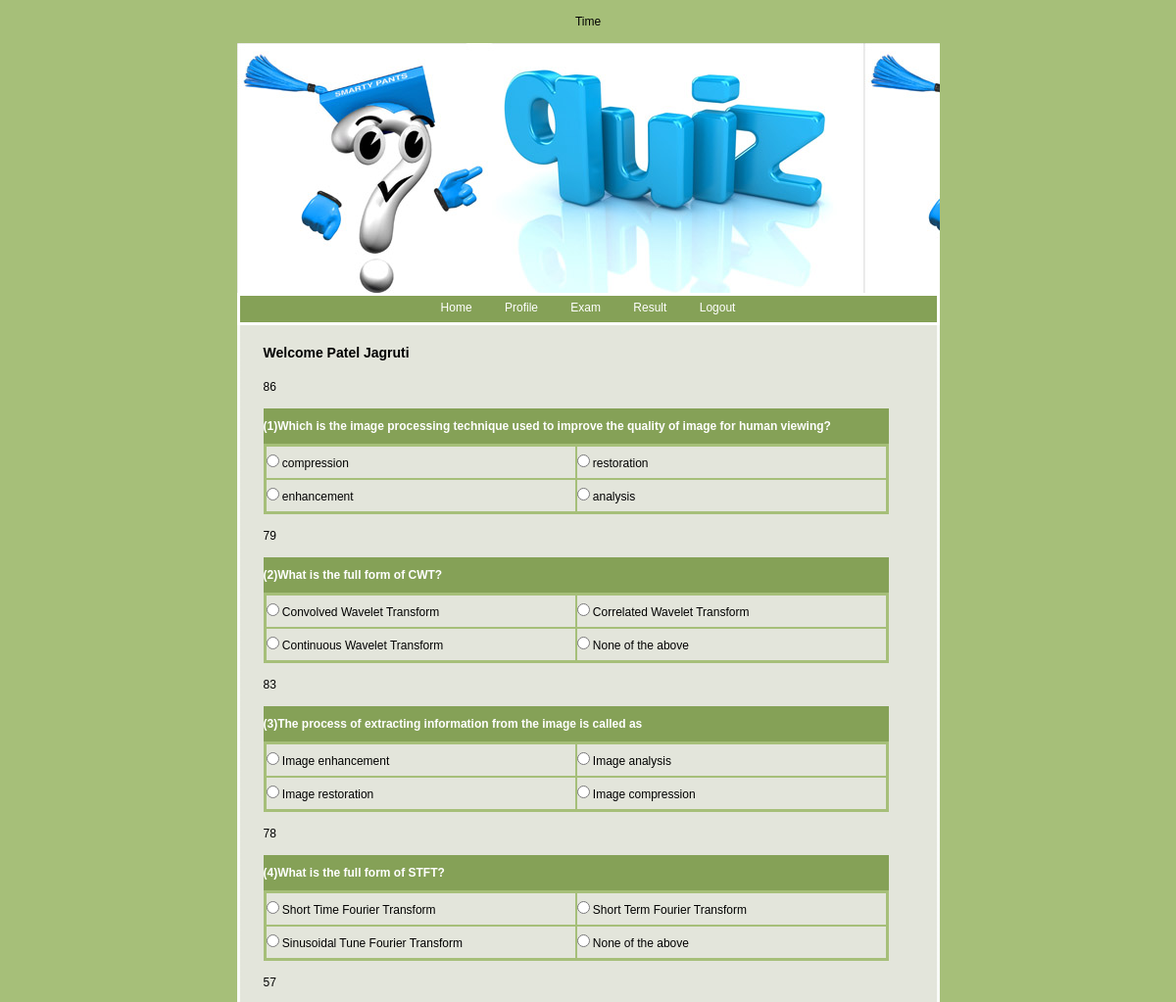
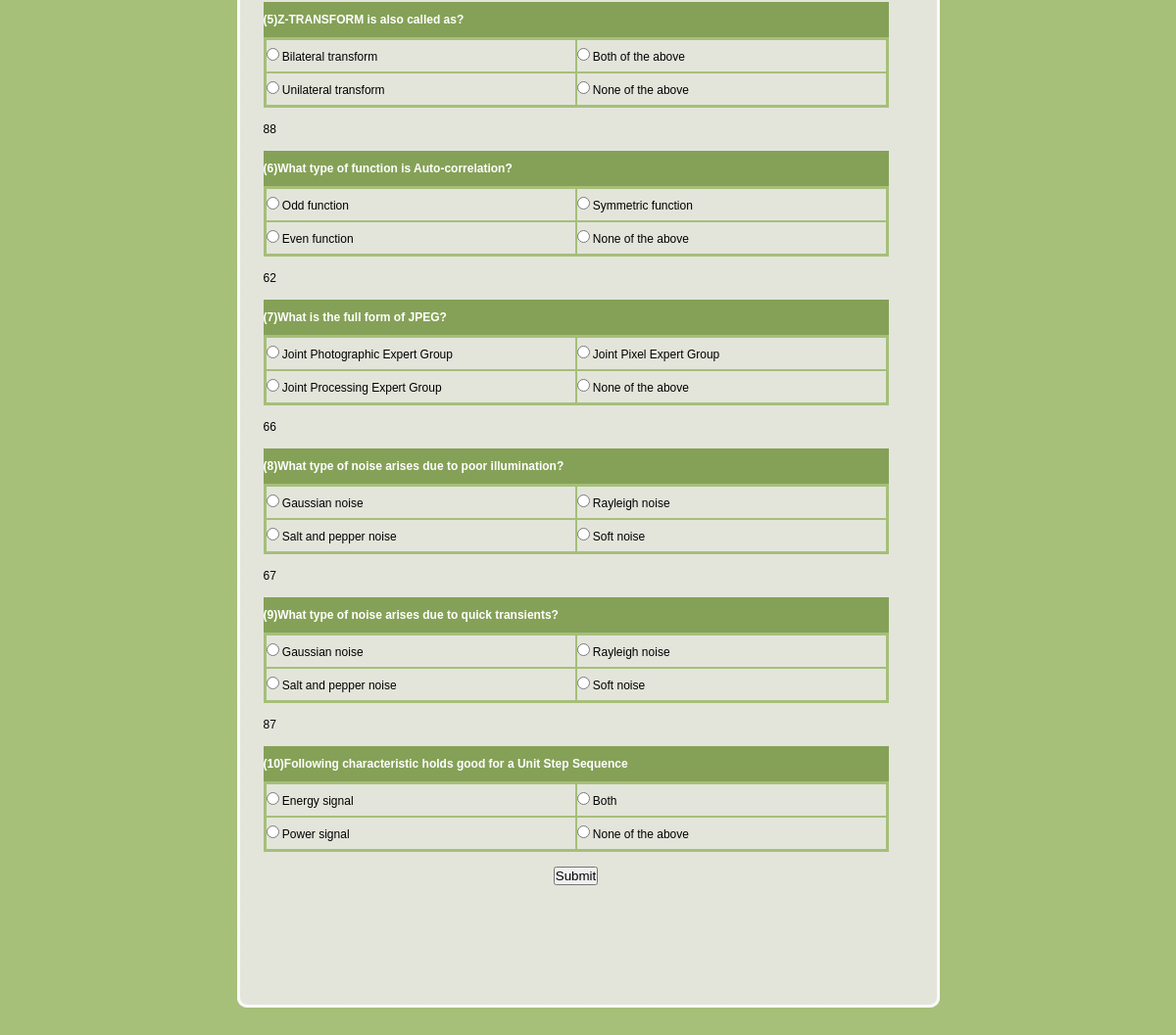
Screenshot of /Student/Exam.php?Id=1 (signed in) with the database file from the repository (2 pictures, top to bottom).
### tables this page shows
CREATE TABLE IF NOT EXISTS `question_master` (
  `Question_Id` int(11) NOT NULL AUTO_INCREMENT,
  `Quiz_Id` int(11) NOT NULL,
  `Semester` varchar(10) NOT NULL,
  `Subject_Id` int(11) NOT NULL,
  `Question` varchar(200) NOT NULL,
  `Option1` varchar(100) NOT NULL,
  `Option2` varchar(100) NOT NULL,
  `Option3` varchar(100) NOT NULL,
  `Option4` varchar(100) NOT NULL,
  `Answer` varchar(100) NOT NULL,
  PRIMARY KEY (`Question_Id`)
);

### Student/Exam.php (the view, shortened to what this page needs)
<!DOCTYPE html PUBLIC "-//W3C//DTD XHTML 1.0 Transitional//EN" "http://www.w3.org/TR/xhtml1/DTD/xhtml1-transitional.dtd">
<html xmlns="http://www.w3.org/1999/xhtml">
<head>
<link href="style.css" rel="stylesheet" type="text/css" />
</head>
<body onload=disco()>
<div id="times">
<p id="demo" align="center">Time</p>
</div>
<div id="container">
	<?php
		include "Header.php";
		?>
	<div id="content">
		<div id="left">
			<h1>Welcome <?php echo $_SESSION['Name'];?></h1>
	                <p>
            <?php
$SID=$_GET['Id'];
$con1 = mysql_connect("localhost","root");
$sql1 = "SELECT * from quiz_schedule where Schedule_Id='".$SID."'";
$result1 = mysql_query($sql1,$con1);
while($row1 = mysql_fetch_array($result1))
{
$Semester=$row1['Semester'];
$Subject_Id=$row1['Subject_Id'];
}
$con = mysql_connect("localhost","root");
$u2serSQL = "SELECT * FROM student_registration WHERE Student_Id = ".$_SESSION['ID'];
$row= mysql_fetch_array(mysql_query($u2serSQL,$con)); $row;
$row = floatval($row[9]);
$sql2="SELECT Quiz_level from quiz_category where Quiz_level='".($row<9.0?1:($row<18.0?2:3))."'";
$res2=mysql_fetch_array(mysql_query($sql2,$con));$res2=$res2[0];
$sql = "SELECT * from question_master where Quiz_Id='".$res2."' and Semester='".$Semester."' and Subject_Id='".$Subject_Id."' ORDER BY RAND() LIMIT 0,10";
$result = mysql_query($sql,$con);
$i=1;
while($row = mysql_fetch_array($result))
{
echo $_SESSION['qid'.$i];
$Question=$row['Question'];
$OptionA=$row['Option1'];
$OptionB=$row['Option2'];
$OptionC=$row['Option3'];
$OptionD=$row['Option4'];
?>
</p>
<form id="form2" name="form2" method="post" action="Display.php?Id=<?php echo $SID;?>">
                       <table width="100%" border="0" cellpadding="0" cellspacing="0">
                    <tr>
                      <td height="36" colspan="2" bgcolor="#85A157"><span class="style1">(<?php echo $i;?>)<?php echo $Question;?></span></td>
          </tr>
                    <tr>
                      <td  colspan="2"><table width="100%" height="64" border="2" cellpadding="0" cellspacing="0" bordercolor="#A6BF79">
                        <tr>
                          <td height="32" width="50%"><input type="radio" name="RadioGroup<?php echo $i;?>" value="<?php echo $OptionA;?>" id="OptionA" />
                          <?php echo $OptionA;?></td>
                          <td width="50%"><input type="radio" name="RadioGroup<?php echo $i;?>" value="<?php echo $OptionC;?>" id="OptionC" />
                              <?php echo $OptionC;?></td>
                        </tr>
                        <tr>
                          <td height="32" width="50%"><input type="radio" name="RadioGroup<?php echo $i;?>" value="<?php echo $OptionB;?>" id="OptionB" />
                              <?php echo $OptionB;?></td>
                          <td width="50%"><input type="radio" name="RadioGroup<?php echo $i;?>" value="<?php echo $OptionD;?>" id="OptionD" />
                              <?php echo $OptionD;?></td>
                        </tr>
                      </table></td>
          </tr>
                  </table>
                           <p>
                             <?php
$i=$i+1;
}
?>
                           </p>
<div align="center">
  <?php
$records = mysql_num_rows($result);
if($records!=0)
{
?>
  <input type="submit" name="button" id="button" value="Submit" />
  <?php
}
?>
                           </div>
          </form>
          <p>&nbsp;</p>
          <h1>&nbsp;</h1>
	  </div>
		<div id="footerline"></div>
	</div>
	<div id="footer"></div>
</div>
</body>
</html>

### Student/Header.php
<div id="header">
		<ul>
			<li><a href="index.php">Home</a></li>
			<li><a href="Profile.php">Profile</a></li>
			<li><a href="StartExam.php">Exam</a></li>
			<li><a href="Result.php">Result</a></li>
			<li><a href="Logout.php">Logout</a></li>
		</ul>
	</div>

### Student/style.css (style rules this page uses)
body { background-color:#a6bf79; color:#000000; font-family: Verdana, Arial, Helvetica, sans-serif; font-size: 12px; margin: 10px 10px; padding: 0px; }
* { margin: 0px; padding: 0px; }
#container { margin: 0px auto; text-align: left; width: 717px; }
a { font-size:12px; }
p { margin: 15px 0px; }
#header { margin: 0px 0px 0px 0px; background-image:url(images/header.jpg); width:717px; height:288px; position:relative; }
#header ul { background-color:#85a157; width:711px; border: 3px solid #FFFFFF; display:block; top:255px; position:absolute; margin: 0px 0px 0px 0px; height:22px; padding:5px 0px 0px 0px; text-align:center; }
#header li { display:inline; }
#header ul a { text-decoration:none; color:#FFFFFF; margin: 0px 15px; }
#content { background-image:url(images/content_bg.gif); width:717px; }
h1 { color:#000000; font-size:14px; margin: 20px 0px 20px 0px; }
#left { float:left; width:638px; margin-left:27px; padding: 0px 10px 30px 0px; display:inline; }
#footerline { clear:both; background-image:url(images/footer_bg.gif); font-size:1px; height:10px; }
#footer { width:717px; text-align:center; padding: 20px 0px; }

### rows the page displays
question_master: Question "Which is the image processing technique used to improve the quality of image for human viewing?", Option1 "compression", Option3 "restoration", Option2 "enhancement", Option4 "analysis"
question_master: qid "79", Question "What is the full form of CWT?", Option1 "Convolved Wavelet Transform", Option3 "Correlated Wavelet Transform", Option2 "Continuous Wavelet Transform", Option4 "None of the above"
question_master: qid "83", Question "The process of extracting information from the image is called as", Option1 "Image enhancement", Option3 "Image analysis", Option2 "Image restoration", Option4 "Image compression"
question_master: qid "78", Question "What is the full form of STFT?", Option1 "Short Time Fourier Transform", Option3 "Short Term Fourier Transform", Option2 "Sinusoidal Tune Fourier Transform", Option4 "None of the above"
question_master: qid "57", Question "Z-TRANSFORM is also called as?", Option1 "Bilateral transform", Option3 "Both of the above", Option2 "Unilateral transform", Option4 "None of the above"
question_master: qid "88", Question "What type of function is Auto-correlation?", Option1 "Odd function", Option3 "Symmetric function", Option2 "Even function", Option4 "None of the above"
question_master: qid "62", Question "What is the full form of JPEG?", Option1 "Joint Photographic Expert Group", Option3 "Joint Pixel Expert Group", Option2 "Joint Processing Expert Group", Option4 "None of the above"
question_master: qid "66", Question "What type of noise arises due to poor illumination?", Option1 "Gaussian noise", Option3 "Rayleigh noise", Option2 "Salt and pepper noise", Option4 "Soft noise"
question_master: qid "67", Question "What type of noise arises due to quick transients?", Option1 "Gaussian noise", Option3 "Rayleigh noise", Option2 "Salt and pepper noise", Option4 "Soft noise"
question_master: qid "87", Question "Following characteristic holds good for a Unit Step Sequence", Option1 "Energy signal", Option3 "Both", Option2 "Power signal", Option4 "None of the above"

### other values shown
$_SESSION['Name'] "Patel Jagruti"
